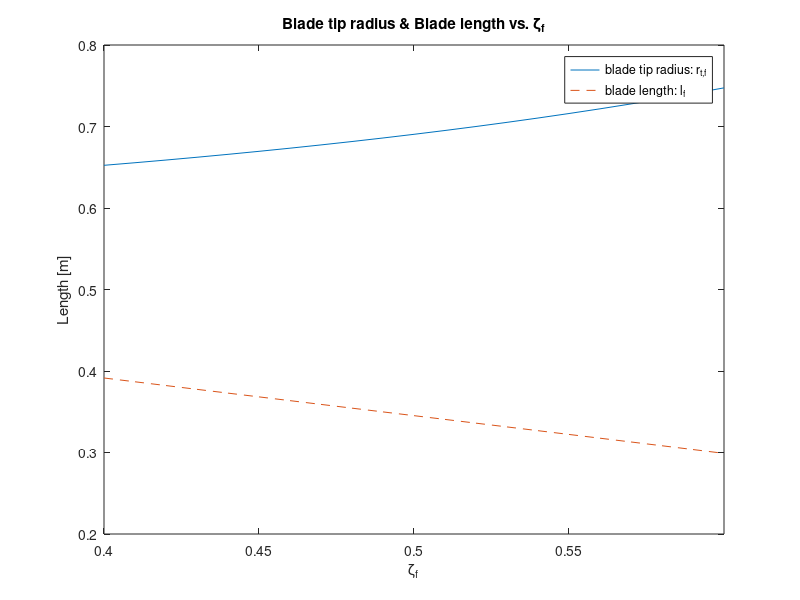
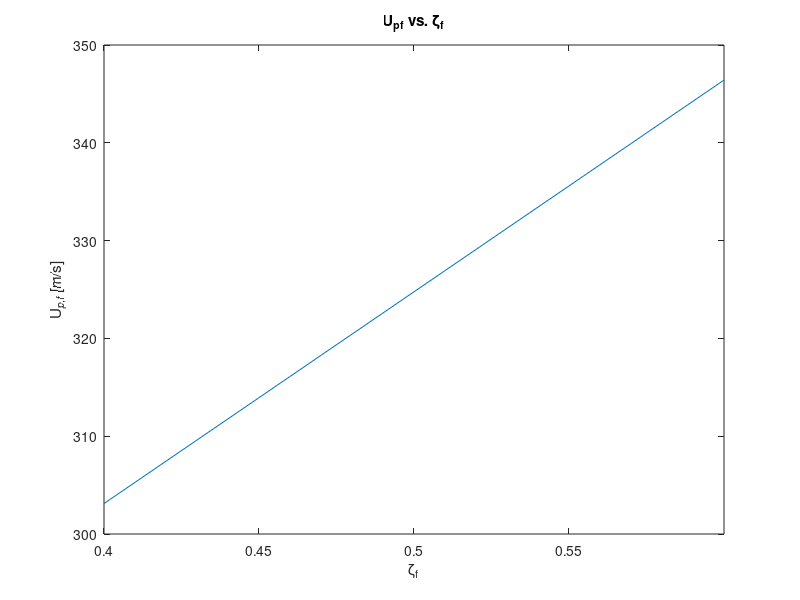
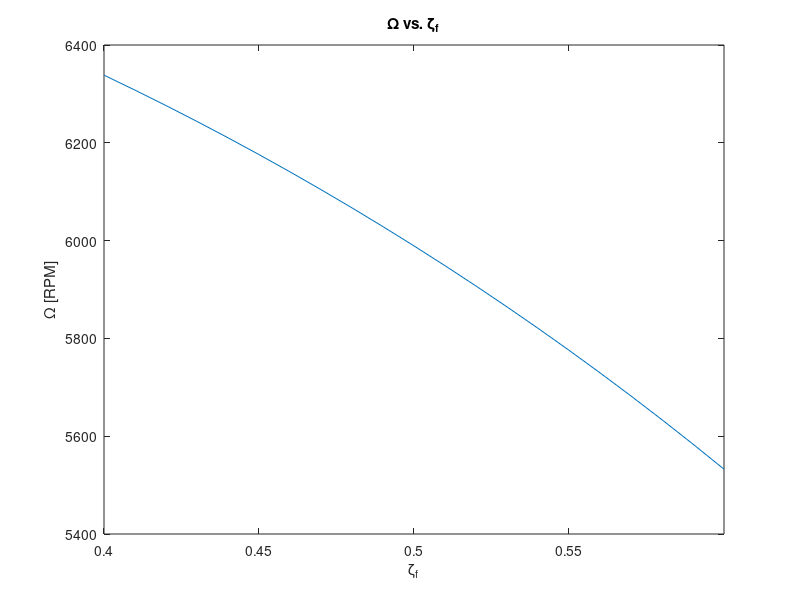
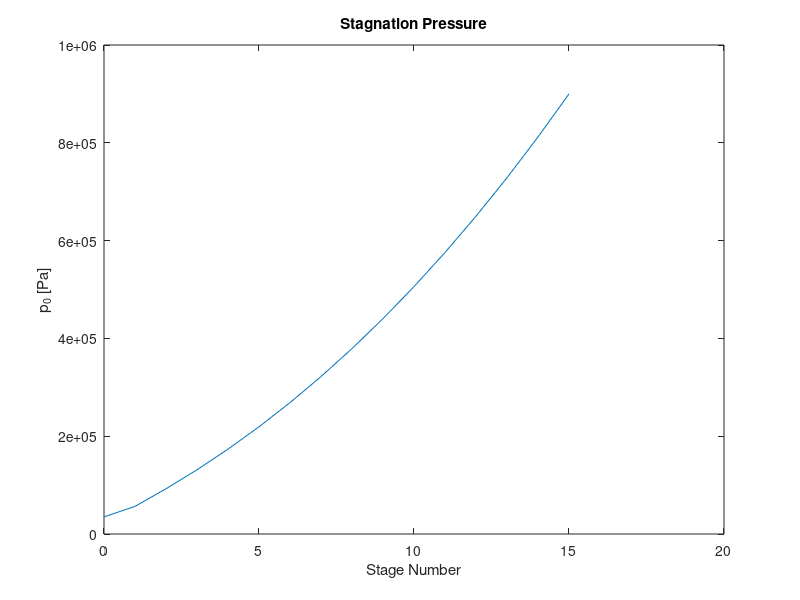

These charts were generated, in order, by the following MATLAB code:
clear;
close all;
fclose all;
clc;

% PART 1
mdot = 75; %kg/s
Mz2 = 0.5;
p02 = 35000; %Pa
T02 = 250; %K
pi_c = 25;
Mt = 1.4;
ec = 0.95;
gamma = 1.4;
R = 287; %J/kgK
zeta_f = 0.4:0.01:0.6;
cp = 1000; %J/kgK

% a) Calculate Af
Af = mdot / (Mz2 * p02) * sqrt((R * T02) / gamma) * ...
    (1 + (gamma - 1) / 2 * Mz2^2)^((gamma + 1)/(2 * (gamma - 1)));
fprintf('The compressor face flow-through area, A_f, is %f m^2\n', Af);

% b) Find Blade tip radius & blade length vs. zeta_f
for i = 1:size(zeta_f, 2)
    r_tf(i) = sqrt(Af / (pi * (1 - zeta_f(i)^2)));
    l_f(i) = r_tf(i) * (1 - zeta_f(i));
end
figure(1);
plot(zeta_f, r_tf, zeta_f, l_f,'--');
xlabel('\zeta_f');
ylabel('Length [m]');
legend('blade tip radius: r_{t,f}', 'blade length: l_f','Location','best')
title('Blade tip radius & Blade length vs. \zeta_f');
xlim([0.4 0.6]);

% c) Find RPM & U_pitch vs. zeta_f
for i=1:size(zeta_f, 2)
    omega(i) = Mt * sqrt(gamma * R * T02 / ...
        ((1 + (gamma - 1) / 2 * Mz2^2))) / r_tf(i);
    RPM(i) = omega(i) / (2 * pi) * 60;
    U_pf(i) = omega(i) * r_tf(i) * (1 + zeta_f(i)) / 2;
end
figure(2);
plot(zeta_f, U_pf);
xlabel('\zeta_f');
ylabel('U_{p,f} [m/s]');
title('U_{pf} vs. \zeta_f');
xlim([0.4 0.6]);

figure(3);
plot(zeta_f, RPM);
xlabel('\zeta_f');
ylabel('\Omega [RPM]');
title('\Omega vs. \zeta_f');
xlim([0.4 0.6]);

% At zeta_f = 0.5, the values are:
U_pf_ = U_pf(11);
omega_ = omega(11);
rpm_ = RPM(11);
r_tf_ = r_tf(11);
l_f_ = l_f (11);

fprintf('\nAt zeta = 0.5\n--------------------------------\n');
fprintf('U_{pf} = %f m/s\nOmega = %f rad/s OR %f RPM\nr_{t,f} = %f m\nl_f = %f m\n',...
    U_pf_, omega_, rpm_, r_tf_, l_f_);


% PART 2
% Some design parameters:
sigma_r = 1.0; % rotor solidity
sigma_s = 1.25; % stator solidity
cz = Mz2 * sqrt(gamma * R * T02 / (1 + (gamma - 1) / 2 * Mz2^2)); % const throughout
c3 = cz; % const throughout
zeta_f = 0.5; % for first stage only

fprintf('C_z = %f m/s\n\n', cz);

% a)
% Degree of reaction range - pick one
DOR = 0.6:0.00001:1.0;

% First stage
Mz(1) = Mz2;
T0(1) = T02;
P0(1) = p02;
U(1) = Mt * (1 + zeta_f)/2 * sqrt(gamma * R * T02 / ...
        (1 + (gamma - 1) / 2 * Mt^2)); %m/s
U(1) = -U(1); % direction is negative in velocity triangle
Af(1) = Af;
r_t(1) = r_tf_;
r_h = zeta_f * r_t(1);  % CONSTANT FOR THIS PROBLEM

% BONUS:
%r_h(1) = zeta_f * r_t(1);
%r_p  = (r_t(1) + r_h(1))/2          % CONSTANT FOR THIS PROBLEM

om = omega_; % constant


% convention:
% beta, wtheta +
% alpha, U -
beta1(1) = atan(-U(1) / cz);
wtheta1(1) = cz * tan(beta1(1));
w1(1) = sqrt(cz^2 + wtheta1(1)^2);

% Method 2: Another way of defining velocity triangles (checking 2 ways for same ans):
% wtheta1(1) = -U(1);
% w1(1) = sqrt(cz^2 + wtheta1(1)^2);
 alpha1 = 0; % const
% beta1(1) = atan(wtheta1(1) / cz);

for i = 1:size(DOR, 2)
    % Defining first stage with acceptable Dfactor

    beta2 = atan(2 * U(1) * (0.5 - DOR(i)) / cz); % const
    wtheta2(1) = cz * tan(beta2);
    w2(1) = sqrt(cz^2 + wtheta2(1)^2);
    alpha2(1) = atan((U(1) + wtheta2(1)) / cz);
    dctheta(1) = cz * tan(alpha2(1));
    c2(1) = sqrt(cz^2 + dctheta(1)^2);

% Method 2: Testing different ways of calculating velocity triangles:
%     wtheta2(1) = -2 * DOR(i) * U(1) - wtheta1(1);
%     beta2 = atan(wtheta2(1) / cz); % const
%     dctheta(1) = U(1) + cz * tan(beta2); % = wtheta2 - wtheta1
%     w2(1) = sqrt(cz^2 + wtheta2(1)^2);
%     c2(1) = sqrt(cz^2 + (dctheta(1))^2);
%     alpha2(1) = atan((U(1) + cz * tan(beta2)) / cz); % first stage
    
    % Calculate Dfactor
    Dr(1) = 1 - w2(1) / w1(1) + abs(wtheta1(1) - wtheta2(1)) / (2 * sigma_r * w1(1));
    Ds(1) = 1 - c3 / c2(1) + abs(dctheta(1)) / (2 * sigma_s * c2(1));
    done = 0;
    if (Dr(1) < 0.6 && Ds(1) < 0.6)
        DORmin = DOR(i); % choose a DOR that satisfy Dfactor
        
        % for stage 2 and beyond
        j = 2;
        % clear arrays after 2nd element from before
        T0(2:size(T0,2)) = []; 
        P0(2:size(P0,2)) = [];
        pic = [];
        Mz(2:size(Mz, 2)) = [];
        Af(2:size(Af,2)) = [];
        r_t(2:size(r_t,2)) = [];
        om(2:size(om,2)) = [];
        U(2:size(U,2)) = [];
        wtheta1(2:size(wtheta1,2)) = [];
        w1(2:size(w1,2)) = [];
        beta1(2:size(beta1,2)) = [];
        wtheta2(2:size(wtheta2,2)) = [];
        alpha2(2:size(alpha2,2)) = [];
        dctheta(2:size(dctheta,2)) = [];
        w2(2:size(w2,2)) = [];
        c2(2:size(c2,2)) = [];
        Dr(2:size(Dr,2)) = [];
        Ds(2:size(Ds,2)) = [];
        picsofar(1) = 1;
        
        while (1) % while pic is less than 25
            T0(j) = T0(j - 1) * (1 + U(j - 1) * dctheta(j - 1)/(cp * T0(j - 1)));
            T0ratio(j-1) = (1 + U(j - 1) * dctheta(j - 1)/(cp * T0(j - 1)));
            P0(j) = P0(j - 1) * (T0(j) / T0(j - 1))^(gamma * ec / (gamma - 1));
            pic(j - 1) = (T0(j) / T0(j - 1))^(gamma * ec / (gamma - 1));
            picsofar = picsofar * pic(j-1);

            
            Mz(j) = cz / sqrt(gamma * R * T0(j) - (gamma - 1)/2 * cz^2);
            Af(j) = mdot / (Mz(j) * P0(j)) * sqrt((R * T0(j)) / gamma) * ...
                 (1 + (gamma - 1) / 2 * Mz(j)^2)^((gamma + 1)/(2 * (gamma - 1)));
            r_t(j) = sqrt(Af(j)/pi + r_h^2);
            U(j) = om * (r_t(j) + r_h) / 2;
            U(j) = -U(j);
            
            % calculate the velocity triangles

            beta1(j) = atan(-U(j)/cz);
            wtheta1(j) = cz*tan(beta1(j));
            wtheta2(j) = cz*tan(beta2);
            w1(j) = sqrt(cz^2 + wtheta1(j)^2);
            w2(j) = sqrt(cz^2 + wtheta2(j)^2);
            alpha2(j) = atan((U(j) + wtheta2(j))/cz);
            dctheta(j) = cz*tan(alpha2(j));
            c2(j) = sqrt(cz^2 + dctheta(j)^2);
    
% Method 2:            
%             wtheta1(j) = -U(j);
%             w1(j) = sqrt(cz^2 + wtheta1(j)^2);
%             beta1(j) = atan(wtheta1(j) / cz);
%             wtheta2(j) = cz * tan(beta2);
%             alpha2(j) = atan((U(j) + cz * tan(beta2)) / cz);
%             dctheta(j) = U(j) + cz * tan(beta2);
%             w2(j) = sqrt(cz^2 + wtheta2(j)^2);
%             c2(j) = sqrt(cz^2 + (dctheta(j))^2);
            
            % At every stage check Dfactor
            Dr(j) = 1 - w2(j) / w1(j) + abs(wtheta1(j) - wtheta2(j)) /...
                (2 * sigma_r * w1(j));
            Ds(j) = 1 - c3 / c2(j) + abs(dctheta(j)) / (2 * sigma_s * c2(j));
            if (Dr(j) >= 0.6 || Ds(j) >= 0.6)
                break; % choose another DOR because this one stalls!
            end
            
            if (picsofar > pi_c) % higher than 25, finish!
                done = 1;
                break;
            end
            
            j = j + 1;
        end
            
      if (done) % process is done, no need to look for another DOR
         break;
      end
    end
end
if(~done)
    disp ('Sorry! Could not find a DOR!')
    return;
end

% a) DOR
fprintf('Minimum degree of reaction needed to avoid stall = %.2f\n', DORmin);
% b) Number of stages and compression ratio achieved
fprintf('Number of stages = %d\nCompression Ratio achieved = %.2f\n',j - 1, picsofar);

% c) Velocity triangles
% First stage
fprintf('\nFirst Stage\n------------------------\n');
fprintf('wtheta1 = %f m/s\nwtheta2 = %f m/s\ndctheta = %f m/s\nw1 = %f m/s\nw2 = %f m/s\n', ...
    wtheta1(1),wtheta2(1),abs(dctheta(1)),w1(1),w2(1));
fprintf('c1 = cz = c3 = %f m/s\nc2 = %f m/s\nU = %f m/s\nalpha1 = alpha3 = 0 deg\nalpha2 = %f deg\n', ...
    cz, c2(1),U(1),alpha2(1)*180/pi);
fprintf('beta1 = %f deg\nbeta2 = %f deg\n', ...
    beta1(1)*180/pi,beta2*180/pi);

fprintf('\nMiddle Stage (Stage 8)\n------------------------\n');
fprintf('wtheta1 = %f m/s\nwtheta2 = %f m/s\ndctheta = %f m/s\nw1 = %f m/s\nw2 = %f m/s\n', ...
    wtheta1(8),wtheta2(8),abs(dctheta(8)),w1(8),w2(8));
fprintf('c1 = cz = c3 = %f m/s\nc2 = %f m/s\nU = %f m/s\nalpha1 = alpha3 = 0 deg\nalpha2 = %f deg\n', ...
    cz, c2(8),U(8),alpha2(8)*180/pi);
fprintf('beta1 = %f deg\nbeta2 = %f deg\n', ...
    beta1(8)*180/pi,beta2*180/pi);

fprintf('\nLast Stage (Stage 15)\n------------------------\n');
fprintf('wtheta1 = %f m/s\nwtheta2 = %f m/s\ndctheta = %f m/s\nw1 = %f m/s\nw2 = %f m/s\n', ...
    wtheta1(16),wtheta2(16),abs(dctheta(16)),w1(16),w2(16));
fprintf('c1 = cz = c3 = %f m/s\nc2 = %f m/s\nU = %f m/s\nalpha1 = alpha3 = 0 deg\nalpha2 = %f deg\n', ...
    cz, c2(16),U(16),alpha2(16)*180/pi);
fprintf('beta1 = %f deg\nbeta2 = %f deg\n', ...
    beta1(16)*180/pi,beta2*180/pi);

% d) Compressor conditions
% Stagnation pressure
figure(4);
plot(0:j-1,P0);
title('Stagnation Pressure');
ylabel('p_0 [Pa]');
xlabel('Stage Number');
% Stagnation temperature
figure(5);
plot(0:j-1,T0);
title('Stagnation Temperature');
ylabel('T_0 [K]');
xlabel('Stage Number');
% Stagnation pressure ratio
figure(6);
plot(1:j-1,pic);
title('Stagnation Pressure Ratio');
ylabel('P_0_i/P_0_{i-1} [Pa]');
xlabel('Stage Number');
xlim([1 15]);
% Stagnation temperature ratio
figure(7);
plot(1:j-1,T0ratio);
title('Stagnation Temperature Ratio');
ylabel('T_0_i/T_0_{i-1} [K]');
xlabel('Stage Number');
xlim([1 15]);
% Dfactor
figure(8);
plot(0:j-1,Dr, 0:j-1, Ds, '--');
title('D-factor');
ylabel('D-factor');
xlabel('Stage Number');
legend('D_r','D_s');

% e)
%Blade Tip
%Blade Hub
%Pitch-line radius
r_h(1:j) = r_h;
figure(9);
plot(0:j-1,r_t, 0:j-1,r_h, 0:j-1,(r_t+r_h)/2, '--');
title('Radius of compressor parameters');
ylabel('Radius [m]');
xlabel('Stage Number');
legend('Blade tip', 'Blade Hub', 'Pitch-line Radius');




